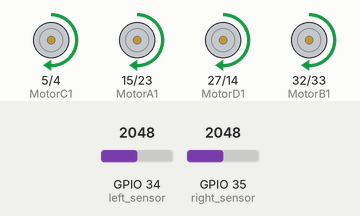
This sketch was run on a simulated ESP32. Parts: motor-driver pin pairs drawn as motors (green arrow = first pin HIGH = forward, orange = second pin HIGH = backward, longer = more drive). The test bench sets the inputs (shaded band); at power-on: GPIO 34 (left_sensor) = 2048, GPIO 35 (right_sensor) = 2048. What the sketch prints to the serial monitor is not drawn.

Above: at 1.2 s.
1.3 s: GPIO 34 (left_sensor) set to 1259
4.3 s: GPIO 34 (left_sensor) set to 1158
At 5.3 s:
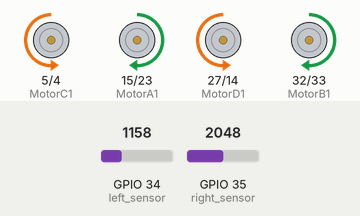
5.8 s: GPIO 35 (right_sensor) set to 1255
7.3 s: GPIO 35 (right_sensor) set to 1168
At 7.9 s:
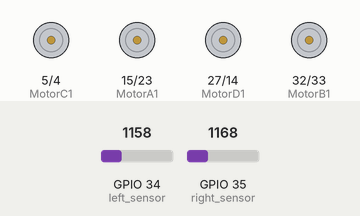
9.1 s: GPIO 34 (left_sensor) set to 1228
At 10.1 s:
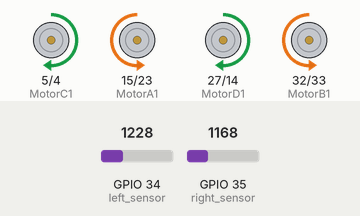
10.6 s: GPIO 34 (left_sensor) set to 1160
At 10.75 s:
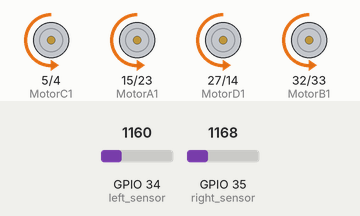
Timing chart, 0 to 13.4 s (numbered marks = the images above; inputs shaded):
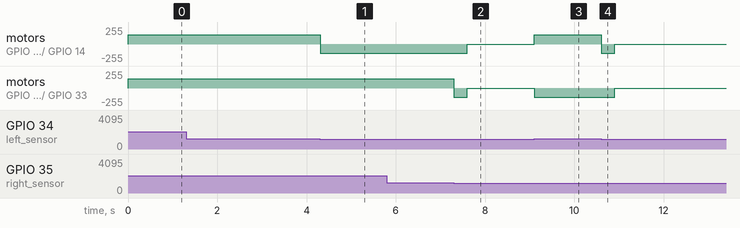

The sketch:

TrackerBot.ino
```cpp
// """REX 8in1 Tracker Bot"""
// ESP32 kart sürümü 2.0.11 olmalı

#define left_sensor 34   // Sol IR sensörü analog pin
#define right_sensor 35  // Sağ IR sensörü analog pin

// Motor pin tanımlamaları
#define MotorA1 15
#define MotorA2 23

#define MotorB1 32
#define MotorB2 33

#define MotorC1 5
#define MotorC2 4

#define MotorD1 27
#define MotorD2 14

// Motor hızı (PWM değeri)
#define MID 140

// Hareket yönleri
#define STOP 0   // Dur
#define FWD 1    // İleri
#define BWD 2    // Geri
#define RIGHT 3  // Sağa dön
#define LEFT 4   // Sola dön

// IR sensör eşik değeri (çizgi ile arka planı ayırt etmek için)
#define THRESHOLD 1200

// PWM ayarları
const int freq = 50;  // PWM frekansı
const int resolution = 8;  // PWM çözünürlüğü (8 bit = 0-255 arası)
const int PWMchannel_1 = 4;
const int PWMchannel_2 = 5;
const int PWMchannel_3 = 6;
const int PWMchannel_4 = 7;
const int PWMchannel_5 = 8;
const int PWMchannel_6 = 9;
const int PWMchannel_7 = 10;
const int PWMchannel_8 = 11;

// Yön durumu değişkenleri
uint8_t directionStt = STOP;     // Şu anki yön
uint8_t oldDirection = STOP;     // Önceki yön

unsigned long reverseTime = 0;   // Geri gitme başlangıç zamanı

void setup() {
  Serial.begin(115200);  // Seri iletişimi başlat

  // IR sensör pinlerini giriş olarak ayarla
  pinMode(left_sensor, INPUT);
  pinMode(right_sensor, INPUT);

  // Motor pinlerini çıkış olarak ayarla
  pinMode(MotorA1, OUTPUT);
  pinMode(MotorA2, OUTPUT);
  pinMode(MotorB1, OUTPUT);
  pinMode(MotorB2, OUTPUT);
  pinMode(MotorC1, OUTPUT);
  pinMode(MotorC2, OUTPUT);
  pinMode(MotorD1, OUTPUT);
  pinMode(MotorD2, OUTPUT);

  // Motor pinleri için PWM yapılandırması
  ledcSetup(PWMchannel_1, freq, resolution);
  ledcAttachPin(MotorA1, PWMchannel_1);

  ledcSetup(PWMchannel_2, freq, resolution);
  ledcAttachPin(MotorA2, PWMchannel_2);

  ledcSetup(PWMchannel_3, freq, resolution);
  ledcAttachPin(MotorB1, PWMchannel_3);

  ledcSetup(PWMchannel_4, freq, resolution);
  ledcAttachPin(MotorB2, PWMchannel_4);

  ledcSetup(PWMchannel_5, freq, resolution);
  ledcAttachPin(MotorC1, PWMchannel_5);

  ledcSetup(PWMchannel_6, freq, resolution);
  ledcAttachPin(MotorC2, PWMchannel_6);

  ledcSetup(PWMchannel_7, freq, resolution);
  ledcAttachPin(MotorD1, PWMchannel_7);

  ledcSetup(PWMchannel_8, freq, resolution);
  ledcAttachPin(MotorD2, PWMchannel_8);
}

void loop() {
  // IR sensörlerden veri oku
  int leftSensor = analogRead(left_sensor);
  int rightSensor = analogRead(right_sensor);

  Serial.print("left:");
  Serial.print(leftSensor);
  Serial.print("  right:");
  Serial.println(rightSensor);
  Serial.println("");

  // Her iki sensör de çizgiyi görüyorsa ileri git
  if (leftSensor >= THRESHOLD && rightSensor >= THRESHOLD) {
    directionStt = FWD;
  }
  // Sadece sağ sensör çizgiyi görüyorsa sağa dön
  else if (leftSensor < THRESHOLD && rightSensor > THRESHOLD) {
    directionStt = RIGHT;
  }
  // Sadece sol sensör çizgiyi görüyorsa sola dön
  else if (leftSensor > THRESHOLD && rightSensor < THRESHOLD) {
    directionStt = LEFT;
  }
  // Hiçbir sensör çizgiyi görmüyorsa geri git
  else if (leftSensor < THRESHOLD && rightSensor < THRESHOLD && directionStt != STOP) {
    directionStt = BWD;
  }

  // Yön değiştiyse yeni yönü uygula
  if (directionStt != oldDirection) {
    oldDirection = directionStt;
    if (directionStt == FWD)
      forward();
    else if (directionStt == RIGHT)
      right();
    else if (directionStt == LEFT)
      left();
    else if (directionStt == BWD) {
      backward();
      reverseTime = millis();  // Geri hareket süresi başlatılır
    } else if (directionStt == STOP)
      stop();
  }

  // Geri gittikten 300ms sonra dur
  if (directionStt == BWD && millis() - reverseTime > 300)
    directionStt = STOP;
}

// İleri hareket
void forward() {
  ledcWrite(PWMchannel_1, MID);
  ledcWrite(PWMchannel_2, LOW);
  ledcWrite(PWMchannel_3, MID);
  ledcWrite(PWMchannel_4, LOW);
  ledcWrite(PWMchannel_5, MID);
  ledcWrite(PWMchannel_6, LOW);
  ledcWrite(PWMchannel_7, MID);
  ledcWrite(PWMchannel_8, LOW);
}

// Sağa dönüş
void right() {
  ledcWrite(PWMchannel_1, MID);
  ledcWrite(PWMchannel_2, LOW);
  ledcWrite(PWMchannel_3, MID);
  ledcWrite(PWMchannel_4, LOW);
  ledcWrite(PWMchannel_5, LOW);
  ledcWrite(PWMchannel_6, MID);
  ledcWrite(PWMchannel_7, LOW);
  ledcWrite(PWMchannel_8, MID);
}

// Sola dönüş
void left() {
  ledcWrite(PWMchannel_1, LOW);
  ledcWrite(PWMchannel_2, MID);
  ledcWrite(PWMchannel_3, LOW);
  ledcWrite(PWMchannel_4, MID);
  ledcWrite(PWMchannel_5, MID);
  ledcWrite(PWMchannel_6, LOW);
  ledcWrite(PWMchannel_7, MID);
  ledcWrite(PWMchannel_8, LOW);
}

// Dur
void stop() {
  ledcWrite(PWMchannel_1, LOW);
  ledcWrite(PWMchannel_2, LOW);
  ledcWrite(PWMchannel_3, LOW);
  ledcWrite(PWMchannel_4, LOW);
  ledcWrite(PWMchannel_5, LOW);
  ledcWrite(PWMchannel_6, LOW);
  ledcWrite(PWMchannel_7, LOW);
  ledcWrite(PWMchannel_8, LOW);
}

// Geri git
void backward() {
  ledcWrite(PWMchannel_1, LOW);
  ledcWrite(PWMchannel_2, MID);
  ledcWrite(PWMchannel_3, LOW);
  ledcWrite(PWMchannel_4, MID);
  ledcWrite(PWMchannel_5, LOW);
  ledcWrite(PWMchannel_6, MID);
  ledcWrite(PWMchannel_7, LOW);
  ledcWrite(PWMchannel_8, MID);
}
```

Measured:
- the behaviour switches between 1200 and 1199 on GPIO 34 (left_sensor) (found by bisection; images 0 and 1)
- the behaviour switches between 1200 and 1199 on GPIO 35 (right_sensor) (found by bisection; images 1 and 2)
- after the input at 4.3 s, motor on GPIO 5 (MotorC1) / GPIO 4 (MotorC2), motor on GPIO 27 (MotorD1) / GPIO 14 (MotorD2): forward 139/255 → backward 139/255 at once
- after the input at 7.3 s, motor on GPIO 5 (MotorC1) / GPIO 4 (MotorC2), motor on GPIO 27 (MotorD1) / GPIO 14 (MotorD2): backward 139/255 → stopped after 0.31 s; motor on GPIO 15 (MotorA1) / GPIO 23 (MotorA2), motor on GPIO 32 (MotorB1) / GPIO 33 (MotorB2): forward 139/255 → backward 139/255 at once, → stopped 0.30 s later
- after the input at 9.1 s, motor on GPIO 5 (MotorC1) / GPIO 4 (MotorC2), motor on GPIO 27 (MotorD1) / GPIO 14 (MotorD2): stopped → forward 139/255 at once; motor on GPIO 15 (MotorA1) / GPIO 23 (MotorA2), motor on GPIO 32 (MotorB1) / GPIO 33 (MotorB2): stopped → backward 139/255 at once
- after the input at 10.6 s, motor on GPIO 5 (MotorC1) / GPIO 4 (MotorC2), motor on GPIO 27 (MotorD1) / GPIO 14 (MotorD2): forward 139/255 → backward 139/255 at once, → stopped 0.30 s later; motor on GPIO 15 (MotorA1) / GPIO 23 (MotorA2), motor on GPIO 32 (MotorB1) / GPIO 33 (MotorB2): backward 139/255 → stopped after 0.31 s
